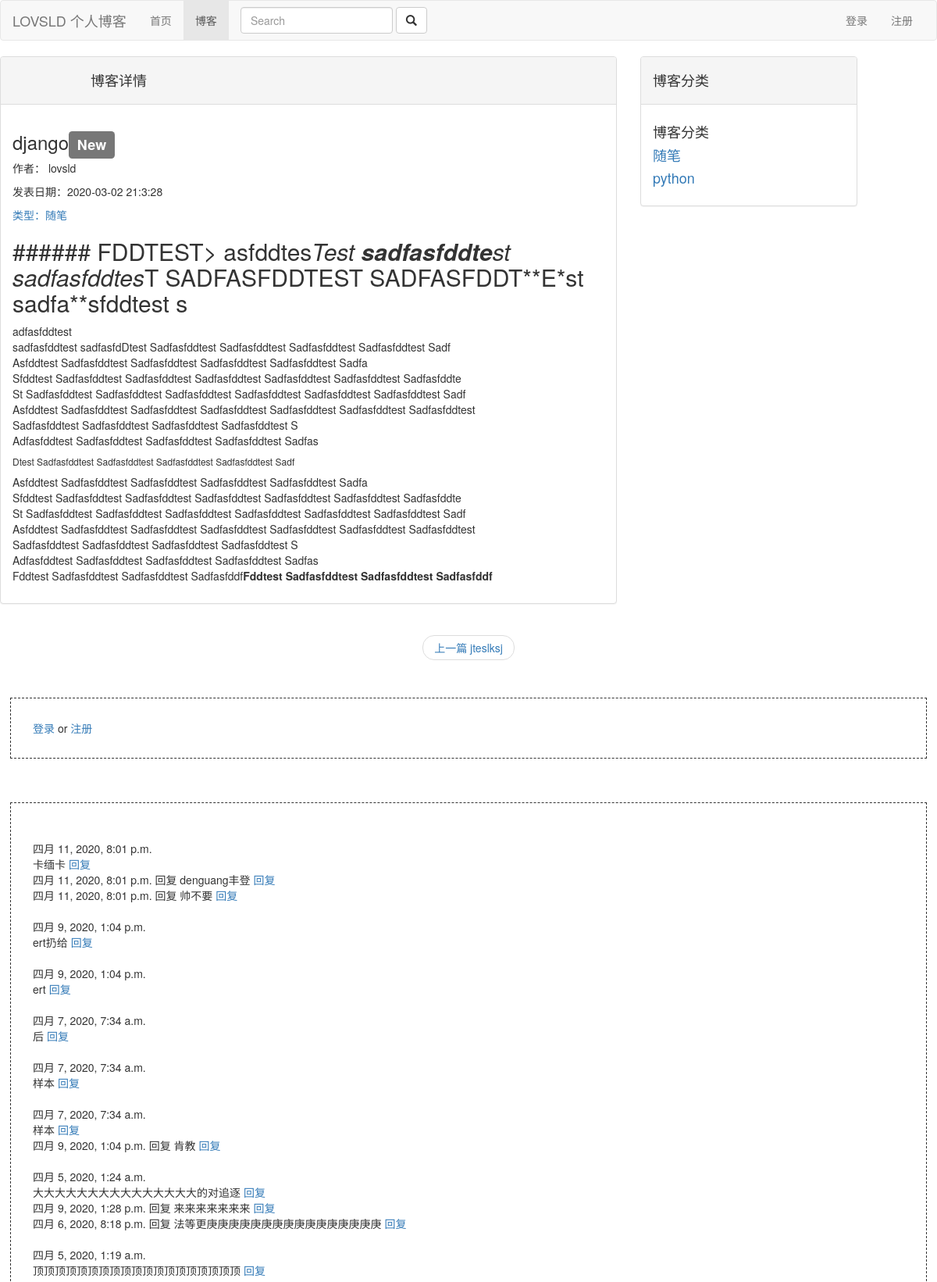
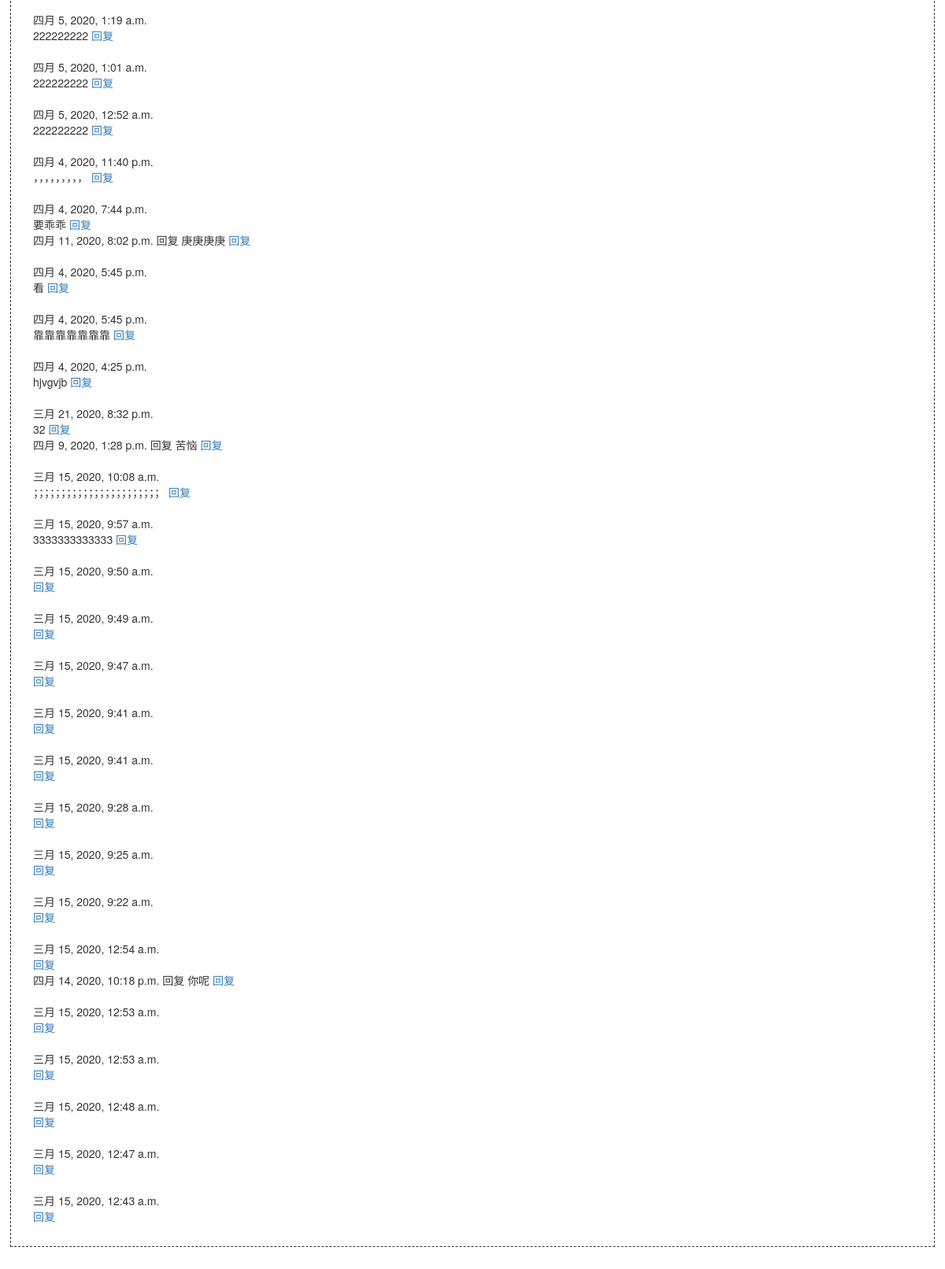
The page /blog/1 on the database its author committed (2 pictures, top to bottom).
### blog/models.py (models this page shows, shortened)
class Blog(models.Model):
    title = models.CharField(max_length=50)
    blog_type = models.ForeignKey(BlogType, on_delete=models.DO_NOTHING)
    content = MDTextField()
    author = models.ForeignKey(User,on_delete=models.DO_NOTHING)
    created_time = models.DateTimeField(auto_now_add=True)
    last_updated_time = models.DateField(auto_now=True)

class BlogType(models.Model):
    type_name = models.CharField(max_length=15)
    def __str__(self):
        return self.type_name

### comment/models.py (models this page shows, shortened)
class Comment(models.Model):
    content_type = models.ForeignKey(
        ContentType, on_delete=models.CASCADE, related_name='comments')
    user = models.ForeignKey(
        User, on_delete=models.DO_NOTHING, related_name='comments')
    text = models.TextField()
    created_time = models.DateTimeField(auto_now_add=True)
    Content_object = GenericForeignKey('content_type', 'object_id')
    object_id = models.PositiveIntegerField()
    root = models.ForeignKey(
        'self', related_name='root_comment', null=True, on_delete=models.DO_NOTHING)
    parent = models.ForeignKey(
        'self', related_name='parent_comment', null=True, on_delete=models.DO_NOTHING)
    reply_to = models.ForeignKey(
        User, related_name="replies", null=True, on_delete=models.DO_NOTHING)
    class Meta:
        ordering = ["-created_time"]

### blog/views.py (the view)
# urls.py: path('<int:blog_id>', views.blog_detail, name='blog_detail'),
def blog_detail(requests, blog_id):
    context = {}
    blog = get_object_or_404(Blog, id=blog_id)
    context['blog'] = blog
    blog_comment_type = ContentType.objects.get_for_model(blog)
    comments = Comment.objects.filter(
        content_type=blog_comment_type, object_id=blog_id, parent=None)
    context['blog_content'] = markdown.markdown(blog.content.replace("\r\n", '  \n'), extensions=[
        'markdown.extensions.extra',
        'markdown.extensions.codehilite',
        'markdown.extensions.toc',
    ], safe_mode=True, enable_attributes=False)
    context['types'] = get_list_or_404(BlogType)
    context['previous_blog'] = Blog.objects.filter(
        created_time__gt=blog.created_time).first()
    context['next_blog'] = Blog.objects.filter(
        created_time__lt=blog.created_time).last()
    context['comments'] = comments
    data = {}
    data['content_type'] = blog_comment_type.model
    data['object_id'] = blog_id
    data['reply_comment_id'] = 0
    context['comments_form'] = CommentForm(initial=data)
    return render(requests, 'blog/blog_detail.html', context)

### comment/forms.py (shortened to what this page needs)
class CommentForm(forms.Form):
    content_type = forms.CharField(widget=forms.HiddenInput)
    object_id = forms.IntegerField(widget=forms.HiddenInput)
    text = forms.CharField(widget=forms.Textarea,
                           error_messages={'required': '评论内容不能为空'})
    reply_comment_id = forms.IntegerField(
        widget=forms.HiddenInput(attrs={'id': 'reply_comment_id'}))
    def __init__(self, *args, **kwargs):
        if "user" in kwargs:
            self.user = kwargs.pop('user')
        super(CommentForm, self).__init__(*args, **kwargs)

### templates/blog/blog_detail.html (shortened to what this page needs)
{% extends "base.html" %}
{% block colume_name %}博客详情{% endblock %}
{% block colume1 %}
<h3>{{ blog.title }}<span class="label label-default">New</span></h3>
<p>作者： {{ blog.author }} </p>
<p>发表日期：{{ blog.created_time|date:"Y-m-d G:n:s" }}</p>
<a href="{% url 'blog_type' blog.blog_type.id %}">
    <p>类型：{{ blog.blog_type }}</p>
</a>
<p>{{ blog_content|safe }}</p>
{% endblock %}
{% block colume2 %}
<h4>博客分类</h4>
{% for blog in types %}
<a href="{% url 'blog_type' blog.id %}">
    <h4>{{ blog.type_name }}</h4>
</a>
{% endfor %}
{% endblock %}
{% block pagination %}
<nav aria-label="...">
    <ul class="pager">
        {% if previous_blog %}
        <li><a href="{% url 'blog_detail' previous_blog.id %}">上一篇&nbsp;{{ previous_blog.title }}</a></li>
        {% endif %}
    </ul>
</nav>
{% endblock %}
{% block comment %}
<div class="row">
    <div>
        <div style="margin: 2em;border: 1px dashed;padding: 2em;">
            {% if user.is_authenticated %}
            已登陆
            <form id='comments_form' action="{% url 'update_comment' %}" method="POST">
                {% csrf_token %}
                {{ comments_form }}
                <input type="submit" value="提交">
            </form>
            {% else %}
            <a href="{% url 'login' %}?from={{ request.get_full_path }}">登录</a>
            <span>or</span>
            <a href="{% url 'register' %}?from={{ request.get_full_path }}">注册</a>
            {% endif %}
        </div>
    </div>
</div>
<div class="row">
    <div>
        <div style="margin: 2em;border: 1px dashed;padding: 2em;">
            <div id='comment_list'>
                {% for comment in comments %}
                    <div class="comment">
                        {{ blog.user }}<br>
                        {{ comment.created_time }}<br>
                        {{ comment.text | safe }}
                        <a href="javascript:reply({{ comment.id }})">回复</a>
                        {% for reply in comment.root_comment.all %}
                            <div class="reply">
                                {{ reply.created_time }}
                                回复
                                {{ reply.text }}
                                <a href="javascript:reply({{ comment.id }})">回复</a>
                            </div>
                        {% endfor %}
                    </div>
                {% empty %}
                无
                {% endfor %}
            </div>
        </div>
    </div>
</div>
{% endblock %}

### rows shown on the page
Blog: title "django", author "lovsld", created_time "2020-03-02 21:3:28", blog_type "随笔"
BlogType: type_name "随笔"
BlogType: type_name "python"
Blog: title "jteslksj"
Comment: created_time "四月 11, 2020, 8:01 p.m.", text "卡缅卡"
Comment: created_time "四月 11, 2020, 8:01 p.m.", text "denguang丰登"
Comment: created_time "四月 11, 2020, 8:01 p.m.", text "帅不要"
Comment: created_time "四月 9, 2020, 1:04 p.m.", text "ert扔给"
Comment: created_time "四月 9, 2020, 1:04 p.m.", text "ert"
Comment: created_time "四月 7, 2020, 7:34 a.m.", text "后"
Comment: created_time "四月 7, 2020, 7:34 a.m.", text "样本"
Comment: created_time "四月 7, 2020, 7:34 a.m.", text "样本"
Comment: created_time "四月 9, 2020, 1:04 p.m.", text "肯教"
Comment: created_time "四月 5, 2020, 1:24 a.m.", text "大大大大大大大大大大大大大大大的对追逐"
Comment: created_time "四月 9, 2020, 1:28 p.m.", text "来来来来来来来"
Comment: created_time "四月 6, 2020, 8:18 p.m.", text "法等更庚庚庚庚庚庚庚庚庚庚庚庚庚庚庚庚"
Comment: created_time "四月 5, 2020, 1:19 a.m.", text "顶顶顶顶顶顶顶顶顶顶顶顶顶顶顶顶顶顶顶"
Comment: created_time "四月 5, 2020, 1:19 a.m.", text "222222222"
Comment: created_time "四月 5, 2020, 1:01 a.m.", text "222222222"
Comment: created_time "四月 5, 2020, 12:52 a.m.", text "222222222"
Comment: created_time "四月 4, 2020, 11:40 p.m.", text "，，，，，，，，，"
Comment: created_time "四月 4, 2020, 7:44 p.m.", text "要乖乖"
Comment: created_time "四月 11, 2020, 8:02 p.m.", text "庚庚庚庚"
Comment: created_time "四月 4, 2020, 5:45 p.m.", text "看"
Comment: created_time "四月 4, 2020, 5:45 p.m.", text "靠靠靠靠靠靠靠"
Comment: created_time "四月 4, 2020, 4:25 p.m.", text "hjvgvjb"
Comment: created_time "三月 21, 2020, 8:32 p.m.", text "32"
Comment: created_time "四月 9, 2020, 1:28 p.m.", text "苦恼"
Comment: created_time "三月 15, 2020, 10:08 a.m.", text "；；；；；；；；；；；；；；；；；；；；；；；"
Comment: created_time "三月 15, 2020, 9:57 a.m.", text "3333333333333"
Comment: created_time "三月 15, 2020, 9:50 a.m."
Comment: created_time "三月 15, 2020, 9:49 a.m."
Comment: created_time "三月 15, 2020, 9:47 a.m."
Comment: created_time "三月 15, 2020, 9:41 a.m."
Comment: created_time "三月 15, 2020, 9:41 a.m."
Comment: created_time "三月 15, 2020, 9:28 a.m."
Comment: created_time "三月 15, 2020, 9:25 a.m."
Comment: created_time "三月 15, 2020, 9:22 a.m."
Comment: created_time "三月 15, 2020, 12:54 a.m."
Comment: created_time "四月 14, 2020, 10:18 p.m.", text "你呢"
Comment: created_time "三月 15, 2020, 12:53 a.m."
Comment: created_time "三月 15, 2020, 12:53 a.m."
Comment: created_time "三月 15, 2020, 12:48 a.m."
Comment: created_time "三月 15, 2020, 12:47 a.m."
Comment: created_time "三月 15, 2020, 12:43 a.m."
